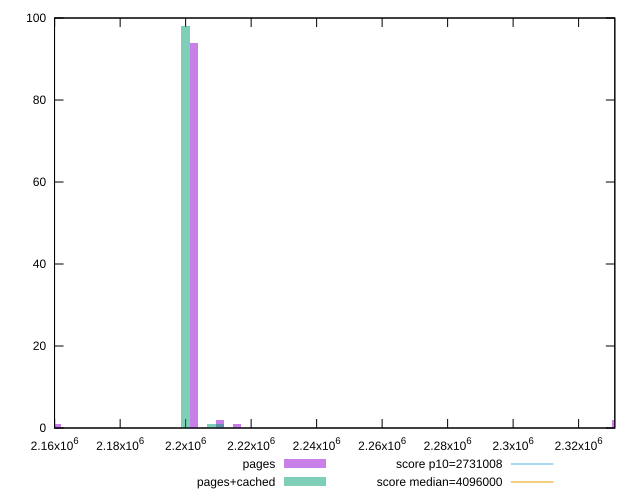

Recreate this plot in gnuplot.
reset

$pages <<EOF
2210464.754499831 2
2202579.624578904 94
2160525.5983339604 1
2331370.0799540426 2
2215721.5077804485 1
EOF

$pagesCached <<EOF
2210464.754499831 1
2199951.247938595 98
2207836.3778595217 1
EOF

set key outside below
set boxwidth 2628.3766403089544
set xrange [2159963:2331057]
set yrange [0:100]
set trange [0:100]
set style fill transparent solid 0.5 noborder

set parametric
set terminal svg size 640, 500 enhanced background rgb 'white'
set output "report_0_00242021-02-20T12:25:28.543Z/total-byte-weight/comparison/histogram/0_vs_1.svg"

plot $pages title "pages" with boxes, \
     $pagesCached title "pages+cached" with boxes, \
     2731008,t title "score p10=2731008", \
     4096000,t title "score median=4096000"

reset
